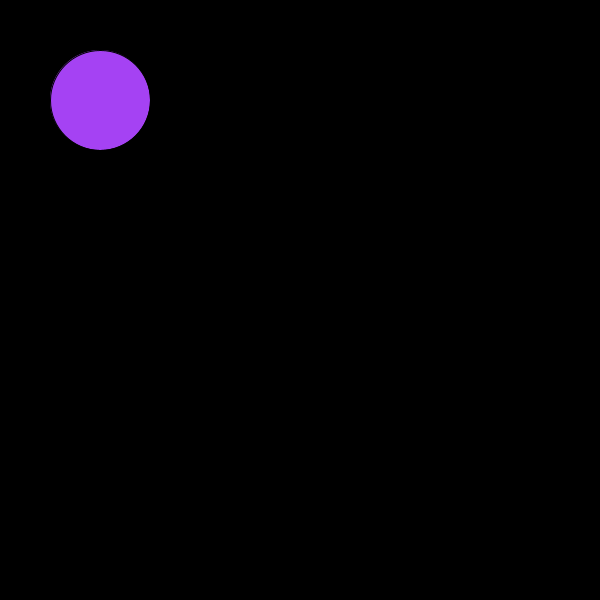
Frame 1 (no input)
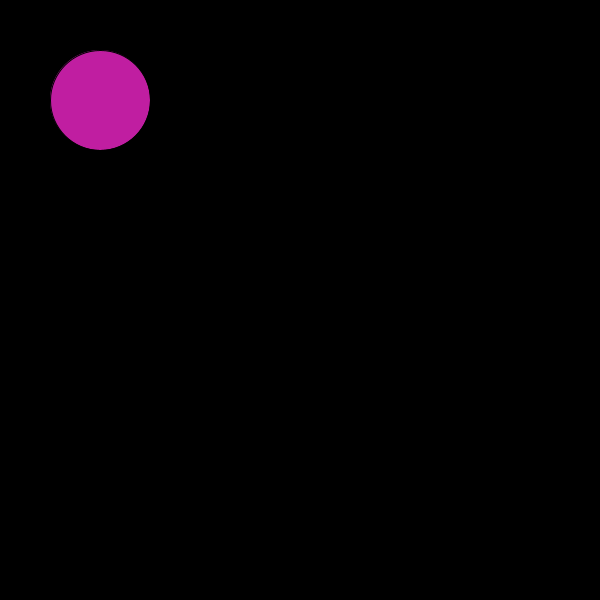
Frame 60 (the mouse pressed at the canvas centre just before this capture)
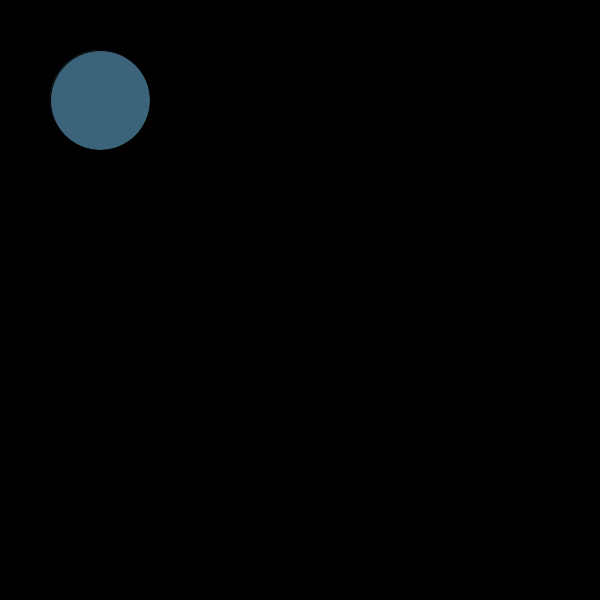
Frame 120 (the mouse held since frame 60 and released just before this capture)

The Processing sketch that drew these frames (run headless with seeded random() and noise(); from frame 60 on, the mouse is pressed at the canvas centre):

// Processing sketch: flash_ball_flash
// ── flash_ball_flash.pde
int r;
int g;
int b;
void setup() {
  size(600, 600);
}

void draw () {
  background (0, 0, 0);
  r = (int)random (0, 256);
  g = (int)random (0, 256);
  b = (int)random (0, 256);
 fill(r, g, b);
 circle(100, 100, 100);
}
